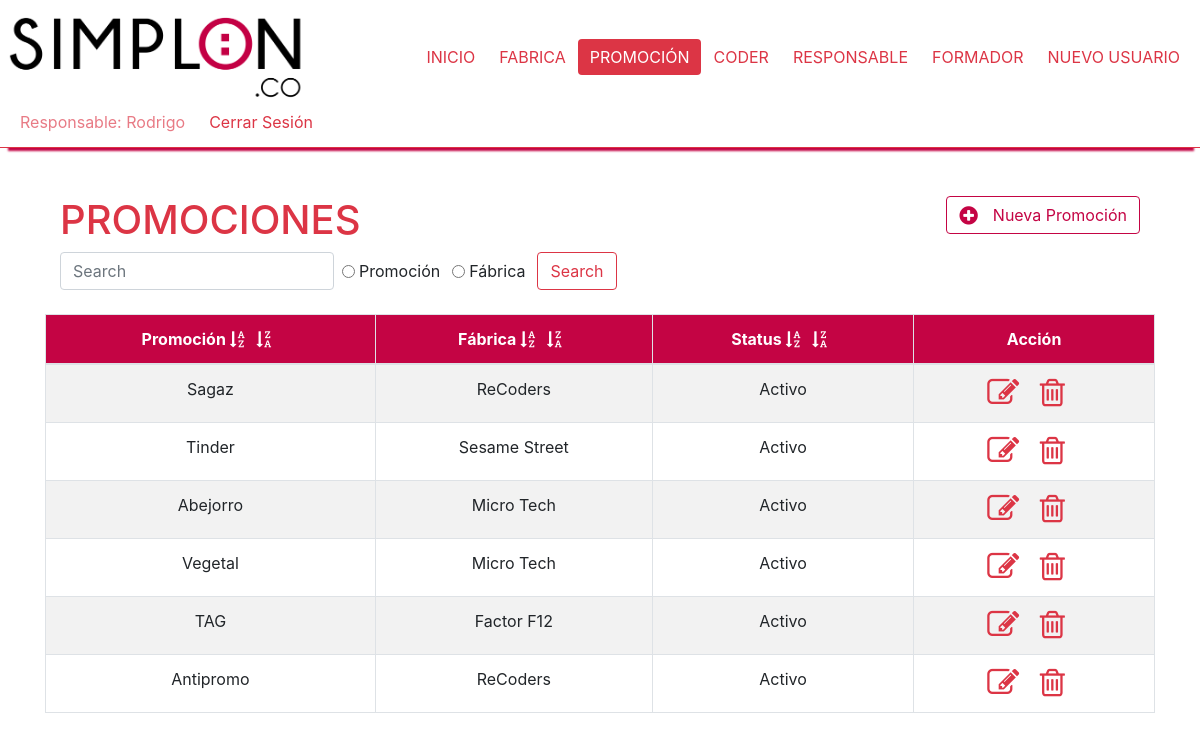
Screenshot of /promocion.php (signed in) with the database file from the repository.
### tables this page shows
CREATE TABLE `promocion` (
  `id_promocion` int(11) NOT NULL,
  `promocion` varchar(32) DEFAULT NULL,
  `fk_fabrica` int(11) NOT NULL,
  `statusPromocion` tinyint(1) NOT NULL,
  `fk_promoyear` int(5) DEFAULT NULL
);

CREATE TABLE `fabrica` (
  `id_fabrica` int(11) NOT NULL,
  `fabrica` varchar(32) DEFAULT NULL,
  `fk_ciudad` int(11) NOT NULL,
  `fabricaStatus` tinyint(1) DEFAULT NULL
);

### promocion.php (the view, shortened to what the rows shown need)
<!DOCTYPE html>
<html lang="en">
<head>
  <link rel="stylesheet" href="https://stackpath.bootstrapcdn.com/bootstrap/4.3.1/css/bootstrap.min.css">
  <link rel="stylesheet" href="https://maxcdn.bootstrapcdn.com/font-awesome/4.4.0/css/font-awesome.min.css">
  <link href="css/style.css" rel="stylesheet" type="text/css">
</head>
<body>
  <?php
  if (isset($_SESSION['tipo'])) {
    if ($_SESSION['tipo'] == 'a') { ?>
      <header>
        <nav class="nav d-inline-flex p-2 d-flex justify-content-between nav-tabs border-bottom border-danger cabecera container-fluid">
          <a class="justify-content-start" href="index.php"><img src="img/logo3.png" class="logo3"></a>
          <ul class="nav justify-content-center align-self-center">
            <li class="nav-item">
              <a class="btn btn-outline-danger border-0" href="index.php">INICIO</a>
            </li>
            <li class="nav-item">
              <a class="btn btn-outline-danger border-0" href="fabrica.php">FABRICA</a>
            </li>
            <li class="nav-item">
              <a class="btn btn-outline-danger border-0 active" href="promocion.php">PROMOCION</a>
            </li>
            <li class="nav-item">
              <a class="btn btn-outline-danger border-0" href="coder.php">CODER</a>
            </li>
            <li class="nav-item">
              <a class="btn btn-outline-danger border-0" href="responsable.php">RESPONSABLE</a>
            </li>
            <li class="nav-item">
              <a class="btn btn-outline-danger border-0" href="formador.php">FORMADOR</a>
            </li>
            <li class="nav-item">
              <a class="btn btn-outline-danger border-0" href="nuevoUsuario.php">NUEVO USUARIO</a>
            </li>
          </ul>
          <ul class="nav justify-content-end align-self-center">
            <li class="nav-item">
              <a class="btn btn-outline-danger border-0 text-capitalize disabled" href="#"> Admin: <?php echo $_SESSION['name']; ?> </a>
            </li>
            <li class="nav-item">
              <a class="btn btn-outline-danger border-0" href="cerrar.php">Cerrar Sesión</a>
            </li>
          </ul>
        </nav>
      </header>
      <section class="container">
        <div class="row" id="tablapromo">
          <div class="col-xs-12 col-md-12 col-lg-12">
            <div class="col-md-12">
              <br>
              <div class="btn btn-outline-danger pull-right color-art">
                <a href="agregarProm.php" class="text-reset"><i class="fa fa-plus-circle fa-lg"></i> Nueva Promoción</a>
              </div>
              <h1 class="text-danger pull-left">PROMOCIONES</h1>
              <br>
            </div>
            <br>
            <div class="col-md-12 d-flex justify-content-start">
              <form class="form-inline" method="post">
                <input class="form-control mr-sm-2" type="search" placeholder="Search" aria-label="Search" name="buscar">
                <div class="form-check form-check-inline">
                  <input class="form-check-input" type="radio" id="inlineRadio1" value="radio_promocion" name="option">
                  <label class="form-check-label" for="inlineRadio1">Promoción</label>
                </div>
                <div class="form-check form-check-inline">
                  <input class="form-check-input" type="radio" id="inlineRadio2" value="radio_fabrica" name="option">
                  <label class="form-check-label" for="inlineRadio2">Fábrica</label>
                </div>
                <button class="btn btn-outline-danger my-2 my-sm-0 busqueda" type="submit">Search</button>
              </form>
            </div>
            <br>
            <table id="tablafabrica" class="table table-striped table-bordered">
              <thead>
                <tr class="text-white tituloTabla">
                  <th>Promoción
                    <a href="promocion.php?order=<?php echo 'prom_asc'; ?>" class="text-reset"><i class="fa fa-sort-alpha-asc" aria-hidden="true"></i></a>
                    <a href="promocion.php?order=<?php echo 'prom_dsc'; ?>" class="text-reset"><i class="fa fa-sort-alpha-desc" aria-hidden="true"></i></a>
                  </th>
                  <th>Fábrica
                    <a href="promocion.php?order=<?php echo 'fab_asc'; ?>" class="text-reset"><i class="fa fa-sort-alpha-asc" aria-hidden="true"></i></a>
                    <a href="promocion.php?order=<?php echo 'fab_dsc'; ?>" class="text-reset"><i class="fa fa-sort-alpha-desc" aria-hidden="true"></i></a>
                  </th>
                  <th>Status
                    <a href="promocion.php?order=<?php echo 'sta_asc'; ?>" class="text-reset"><i class="fa fa-sort-alpha-asc" aria-hidden="true"></i></a>
                    <a href="promocion.php?order=<?php echo 'sta_dsc'; ?>" class="text-reset"><i class="fa fa-sort-alpha-desc" aria-hidden="true"></i></a>
                  </th>
                  <th class="text-center">Acción</th>
                </tr>
              </thead>
              <tbody>
                <?php
                include 'conex.php';
                if (isset($_POST['option'])) {
                  $bus = $_POST['buscar'];
                  $op = $_POST['option'];
                  switch ($op) {
                    case 'radio_promocion':
                      $con = "and promocion.promocion like '%$bus%'";
                      break;
                    case 'radio_fabrica':
                      $con = "and fabrica.fabrica like '%$bus%'";
                      break;
                    default:
                      $con = "";
                      break;
                  }
                } else {
                  $con = "";
                }
                if (isset($_GET['order'])) {
                  $order = $_GET['order'];
                  switch ($order) {
                    case 'prom_asc':
                      $ord = "ORDER BY promocion.promocion ASC";
                      break;
                    case 'prom_dsc':
                      $ord = "ORDER BY promocion.promocion DESC";
                      break;
                    case 'fab_asc':
                      $ord = "ORDER BY fabrica.fabrica ASC";
                      break;
                    case 'fab_dsc':
                      $ord = "ORDER BY fabrica.fabrica DESC";
                      break;
                    case 'sta_asc':
                      $ord = "ORDER BY promocion.statusPromocion DESC";
                      break;
                    case 'sta_dsc':
                      $ord = "ORDER BY promocion.statusPromocion ASC";
                      break;
                    default:
                      $ord = "";
                      break;
                  }
                } else {
                  $ord = "";
                }
                include 'conex.php';
                $con = "SELECT promocion.promocion, fabrica.fabrica, promocion.statusPromocion, promocion.id_promocion
                FROM promocion
                INNER JOIN fabrica
                ON fabrica.id_fabrica = promocion.fk_fabrica $con $ord";
                $r = mysqli_query($link, $con);
                while ($a = mysqli_fetch_array($r)) { ?>
                  <tr>
                    <td><?php echo $a[0]; ?> </td>
                    <td><?php echo $a[1]; ?> </td>
                    <td><?php if (($a[2]) == 1) {
                          echo "Activo";
                        } else {
                          echo "Inactivo";
                        }; ?> </td>
                    <td>
                      <a href="modificarPromo.php?modPromo=<?php echo $a[3]; ?>"><i class="fa fa-pencil-square-o fa-2x bg-transparent text-danger" aria-hidden="true"></i></a>
                      <a data-toggle="modal" data-target="#modalElimProm<?php echo $a[3]; ?>"><i class="fa fa-trash-o fa-2x bg-transparent text-danger" aria-hidden="true"></i></a>
                      <div class="modal fade" id="modalElimProm<?php echo $a[3]; ?>" tabindex="-1" role="dialog" aria-labelledby="exampleModalCenterTitle" aria-hidden="true">
                        <div class="modal-dialog modal-dialog-centered w-25" role="document">
                          <div class="modal-content">
                            <div class="modal-header border-bottom border-danger">
                              <h5 class="modal-title text-uppercase text-left text-danger" id="exampleModalCenterTitle">Desea Eliminar Promoción</h5>
                              <button type="button" class="close" data-dismiss="modal" aria-label="Close">
                                <span aria-hidden="true">&times;</span>
                              </button>
                            </div>
                            <div class="modal-footer border-0">
                              <br>
                              <button class="btn btn-secondary" data-dismiss="modal">Cerrar</button>
                              <a href="delete.php?simpDeletePromo=<?php echo $a[3]; ?>" class="btn btn-danger" id="enviarf" type="submit">Eliminar</a>
                            </div>
                          </div>
                          </form>
                        </div>
                      </div>
          </div>
        </div>
        </td>
        </tr>
        </div>
      <?php
                }
      ?>
      </table>
      </div>
      </section>
    <?php
    } elseif ($_SESSION['tipo'] == 'p') { ?>
      <br>
      <section class="container">
        <div class="row" id="tablapromo">
          <div class="col-xs-12 col-md-12 col-lg-12">
            <div class="col-md-12">
              <br>
              <h1 class="text-danger pull-left">PROMOCIONES</h1>
              <br>
            </div>
            <br>
            <br>
            <table id="tablafabrica" class="table table-striped table-bordered">
              <thead>
                <tr class="text-white tituloTabla">
                  <th>Promoción
                    <a href="promocion.php?order=<?php echo 'prom_asc'; ?>" class="text-reset"><i class="fa fa-sort-alpha-asc" aria-hidden="true"></i></a>
                    <a href="promocion.php?order=<?php echo 'prom_dsc'; ?>" class="text-reset"><i class="fa fa-sort-alpha-desc" aria-hidden="true"></i></a>
                  </th>
                  <th>Fábrica
                    <a href="promocion.php?order=<?php echo 'fab_asc'; ?>" class="text-reset"><i class="fa fa-sort-alpha-asc" aria-hidden="true"></i></a>
                    <a href="promocion.php?order=<?php echo 'fab_dsc'; ?>" class="text-reset"><i class="fa fa-sort-alpha-desc" aria-hidden="true"></i></a>
                  </th>
                  <th>Status
                    <a href="promocion.php?order=<?php echo 'sta_asc'; ?>" class="text-reset"><i class="fa fa-sort-alpha-asc" aria-hidden="true"></i></a>
                    <a href="promocion.php?order=<?php echo 'sta_dsc'; ?>" class="text-reset"><i class="fa fa-sort-alpha-desc" aria-hidden="true"></i></a>
                  </th>
                  <th class="text-center">Acción</th>
                </tr>
              </thead>
              <tbody>
                <?php
                include 'conex.php';
                if (isset($_POST['option'])) {
                  $bus = $_POST['buscar'];
                  $op = $_POST['option'];
                  switch ($op) {
                    case 'radio_promocion':
                      $con = "and promocion.promocion like '%$bus%'";
                      break;
                    case 'radio_fabrica':
                      $con = "and fabrica.fabrica like '%$bus%'";
                      break;
                    default:
                      $con = "";
                      break;
                  }
                } else {
                  $con = "";
                }
                if (isset($_GET['order'])) {
                  $order = $_GET['order'];
                  switch ($order) {
                    case 'prom_asc':
                      $ord = "ORDER BY promocion.promocion ASC";
                      break;
                    case 'prom_dsc':
                      $ord = "ORDER BY promocion.promocion DESC";
                      break;
                    case 'fab_asc':
                      $ord = "ORDER BY fabrica.fabrica ASC";
                      break;
                    case 'fab_dsc':
                      $ord = "ORDER BY fabrica.fabrica DESC";
                      break;
                    case 'sta_asc':
                      $ord = "ORDER BY promocion.statusPromocion DESC";
                      break;
                    case 'sta_dsc':
                      $ord = "ORDER BY promocion.statusPromocion ASC";
                      break;
                    default:
                      $ord = "";
                      break;
                  }
                } else {
                  $ord = "";
                }
                $con = "SELECT promocion.promocion, fabrica.fabrica, promocion.statusPromocion, promocion.id_promocion
                FROM promocion
                INNER JOIN fabrica
                ON fabrica.id_fabrica = promocion.fk_fabrica
                where statusPromocion='1'  or promocion.id_promocion IN(SELECT userhist.fk_promo FROM userhist
                WHERE userhist.fk_usuario = '$_SESSION[id]' and userhist.statusUserhist = 0) $con $ord";
                $r = mysqli_query($link, $con);
                while ($a = mysqli_fetch_array($r)) { ?>
                  <tr>
                    <td><?php echo $a[0]; ?> </td>
                    <td><?php echo $a[1]; ?> </td>
                    <td><?php if (($a[2]) == 1) {
                          echo "Activo";
                        } else {
                          echo "Inactivo";
                        }; ?> </td>
                    <td>
                      <a href="modificarPromo.php?modPromo=<?php echo $a[3]; ?>"><i class="fa fa-pencil-square-o fa-2x bg-transparent text-danger" aria-hidden="true"></i></a>
                      <a data-toggle="modal" data-target="#modalElimProm<?php echo $a[3]; ?>"><i class="fa fa-trash-o fa-2x bg-transparent text-danger" aria-hidden="true"></i></a>
          </div>
        </div>
        </td>
        </tr>
      <?php
                }
      ?>
      </section>
  <?php
    }
  } ?>
</body>
</html>

### rows the page displays
promocion: promocion "Sagaz", fk_fabrica.fabrica "ReCoders", statusPromocion "Activo"
promocion: promocion "Tinder", fk_fabrica.fabrica "Sesame Street", statusPromocion "Activo"
promocion: promocion "Abejorro", fk_fabrica.fabrica "Micro Tech", statusPromocion "Activo"
promocion: promocion "Vegetal", fk_fabrica.fabrica "Micro Tech", statusPromocion "Activo"
promocion: promocion "TAG", fk_fabrica.fabrica "Factor F12", statusPromocion "Activo"
promocion: promocion "Antipromo", fk_fabrica.fabrica "ReCoders", statusPromocion "Activo"

### other values shown
$_SESSION['name'] "Rodrigo"
